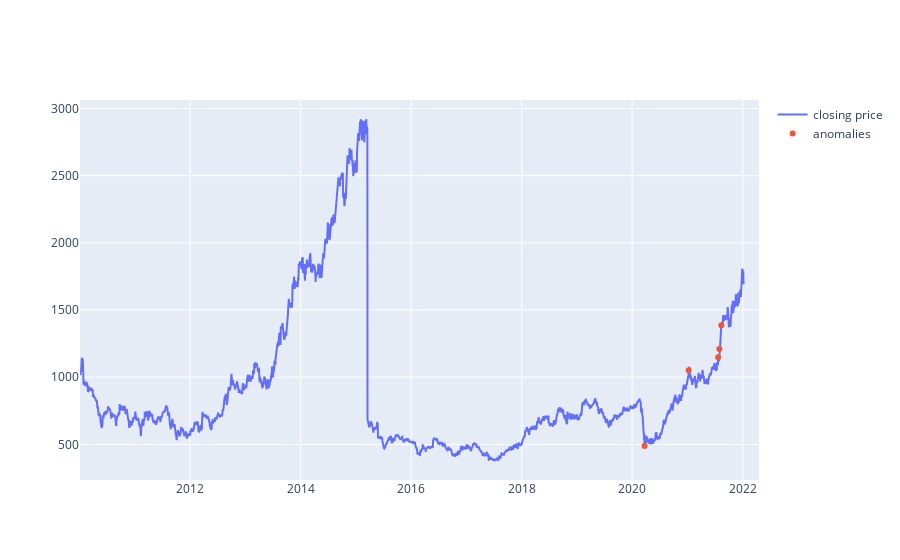

Write notebook code for a chart like this one.
### Code cell
fig = go.Figure()
fig.add_trace(go.Scatter(x=data['date'], y=data['close'], mode='lines', name='closing price'))
fig.add_trace(go.Scatter(x=rows['date'], y=rows['close'], mode='markers', name='anomalies'))

### Figure 1 — Plotly figure (JSON) as saved in the notebook; plotly's stock layout.template omitted (floating-point values rounded to 4 significant figures; data arrays with more than 128 entries replaced by an {"elided": "..."} marker saying what was removed)
{"data": [{"mode": "lines", "name": "closing price", "type": "scatter", "x": {"elided": "2986 str values"}, "y": {"elided": "2986 float values"}}, {"mode": "markers", "name": "anomalies", "type": "scatter", "x": ["2020-03-23T00:00:00", "2021-01-08T00:00:00", "2021-07-22T00:00:00", "2021-07-30T00:00:00", "2021-08-12T00:00:00"], "y": [487.2, 1051.0, 1149.0, 1210.0, 1387.0]}], "layout": {}}
